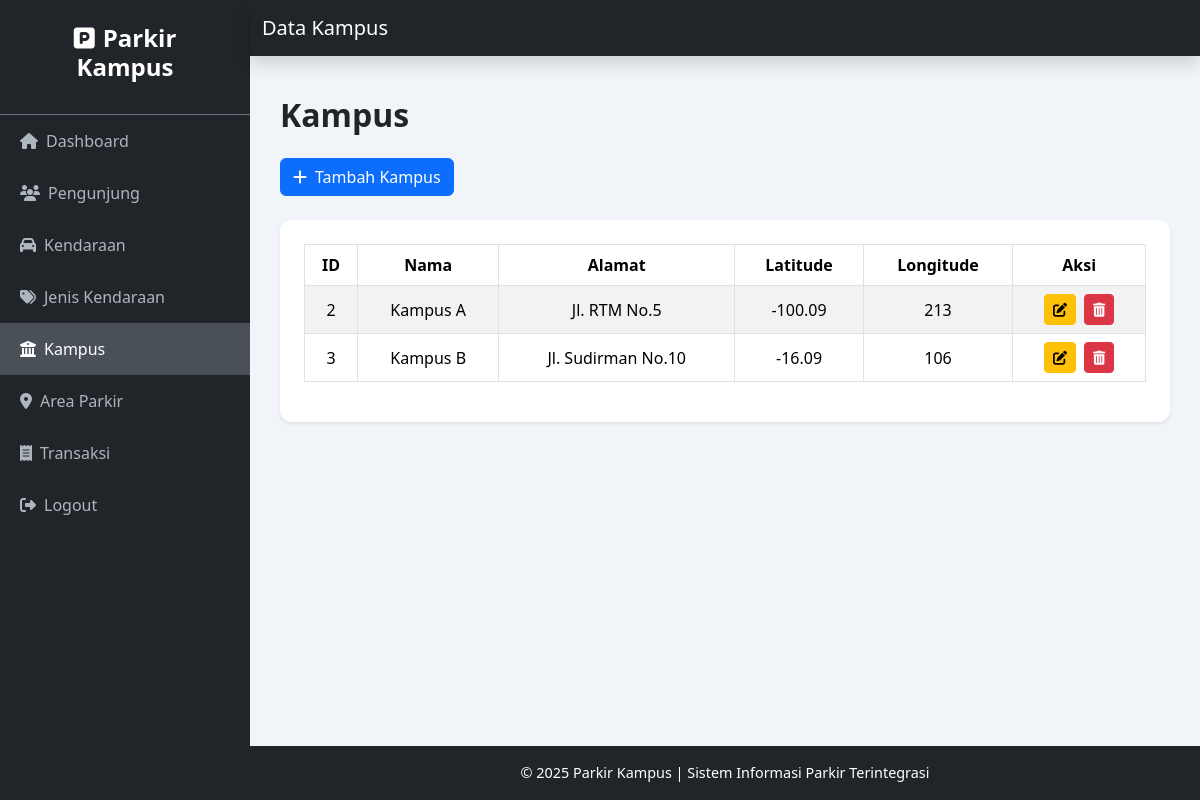
Page /admin/kampus/index.php on the committed database.
### tables this page shows
CREATE TABLE `kampus` (
  `id` int(11) NOT NULL,
  `nama` varchar(20) DEFAULT NULL,
  `alamat` varchar(45) DEFAULT NULL,
  `latitude` double DEFAULT NULL,
  `longitude` double DEFAULT NULL
);

### admin/kampus/index.php (the view, shortened to what this page needs)
<?php include '../config/koneksi.php'; ?>
<!DOCTYPE html>
<html lang="id">
<head>
  <link href="https://cdn.jsdelivr.net/npm/bootstrap@5.3.3/dist/css/bootstrap.min.css" rel="stylesheet">
  <link rel="stylesheet" href="https://cdnjs.cloudflare.com/ajax/libs/font-awesome/6.5.0/css/all.min.css">
</head>
<body>
<div class="sidebar">
  <div class="p-4 text-center border-bottom border-secondary">
    <h4><i class="fas fa-parking me-2"></i>Parkir Kampus</h4>
  </div>
  <a href="../adminlte/admin.php"><i class="fas fa-home me-2"></i>Dashboard</a>
  <a href="../pengunjung/index.php"><i class="fas fa-users me-2"></i>Pengunjung</a>
  <a href="../kendaraan/index.php"><i class="fas fa-car me-2"></i>Kendaraan</a>
  <a href="../jenis/index.php"><i class="fas fa-tags me-2"></i>Jenis Kendaraan</a>
  <a href="index.php" class="active"><i class="fas fa-university me-2"></i>Kampus</a>
  <a href="../area_parkir/index.php"><i class="fas fa-map-marker-alt me-2"></i>Area Parkir</a>
  <a href="../transaksi/index.php"><i class="fas fa-receipt me-2"></i>Transaksi</a>
  <a href="../logout/index.php"><i class="fas fa-sign-out-alt me-2"></i>Logout</a>
</div>
<nav class="navbar navbar-expand-lg navbar-dark bg-dark sticky-top shadow">
  <div class="container-fluid">
    <span class="navbar-brand">Data Kampus</span>
  </div>
</nav>
<div class="content">
  <h2 class="fw-bold mb-4">Kampus</h2>
  <a href="tambah.php" class="btn btn-primary mb-4"><i class="fas fa-plus me-2"></i>Tambah Kampus</a>
  <div class="card shadow-sm p-4">
    <div class="table-responsive">
      <table class="table table-bordered table-hover table-striped align-middle text-center">
        <thead>
          <tr>
            <th>ID</th>
            <th>Nama</th>
            <th>Alamat</th>
            <th>Latitude</th>
            <th>Longitude</th>
            <th>Aksi</th>
          </tr>
        </thead>
        <tbody>
          <?php
          if (isset($koneksi) && $koneksi) {
            $result = $koneksi->query("SELECT * FROM kampus");
            while ($row = $result->fetch_assoc()) {
              echo "<tr>
                  <td class='text-center'>" . htmlspecialchars($row['id']) . "</td>
                  <td>" . htmlspecialchars($row['nama']) . "</td>
                  <td>" . htmlspecialchars($row['alamat']) . "</td>
                  <td class='text-center'>" . htmlspecialchars($row['latitude']) . "</td>
                  <td class='text-center'>" . htmlspecialchars($row['longitude']) . "</td>
                  <td class='text-center'>
                    <a href='edit.php?id=" . urlencode($row['id']) . "' class='btn btn-warning btn-sm me-1'><i class='fas fa-edit'></i></a>
                    <a href='hapus.php?id=" . urlencode($row['id']) . "' class='btn btn-danger btn-sm' onclick=\"return confirm('Yakin ingin menghapus data ini?');\"><i class='fas fa-trash-alt'></i></a>
                  </td>
                </tr>";
            }
          } else {
            echo "<tr><td colspan='6' class='text-center text-muted'>Koneksi database gagal.</td></tr>";
          }
          ?>
        </tbody>
      </table>
    </div>
  </div>
</div>
<footer>
  <div class="container">
    <span>&copy; <?= date('Y') ?> Parkir Kampus | Sistem Informasi Parkir Terintegrasi</span>
  </div>
</footer>
</body>
</html>

### admin/kampus/index.php (style rules this page uses)
body { background-color: #f1f4f9; position: relative; min-height: 100vh; padding-bottom: 80px; }
.sidebar { width: 250px; min-height: 100vh; background-color: #212529; position: fixed; color: #fff; }
.sidebar h4 { font-weight: bold; }
.sidebar a { color: #adb5bd; display: block; padding: 14px 20px; text-decoration: none; transition: all 0.2s; }
.sidebar a:hover, .sidebar a.active { background-color: #495057; color: #fff; }
.content { margin-left: 250px; padding: 40px 30px; }
.navbar { margin-left: 250px; }
.table thead { background-color: #343a40; color: #fff; }
.card { border: none; border-radius: 12px; }
footer { position: fixed; bottom: 0; left: 250px; right: 0; background-color: #212529; color: #fff; text-align: center; padding: 16px 0; font-size: 0.9rem; }

### rows in the picture
kampus: id "2", nama "Kampus A", alamat "Jl. RTM No.5", latitude "-100.09", longitude "213"
kampus: id "3", nama "Kampus B", alamat "Jl. Sudirman No.10", latitude "-16.09", longitude "106"
